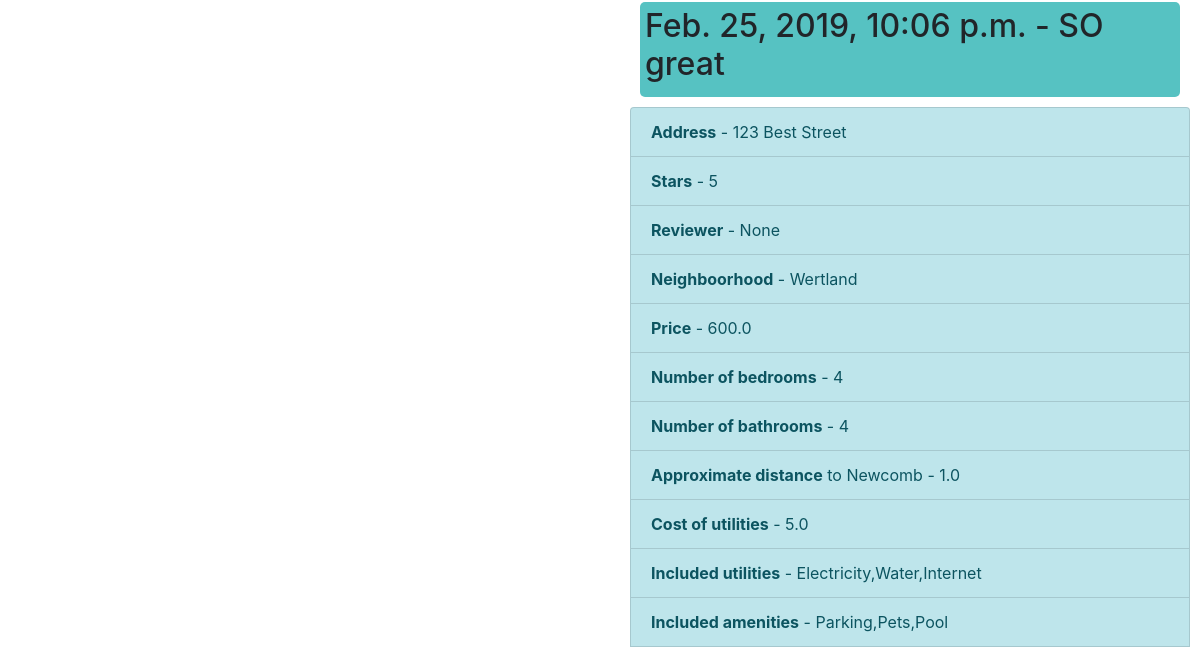
Before: /all_reviews/ (lower part) with the older database file.
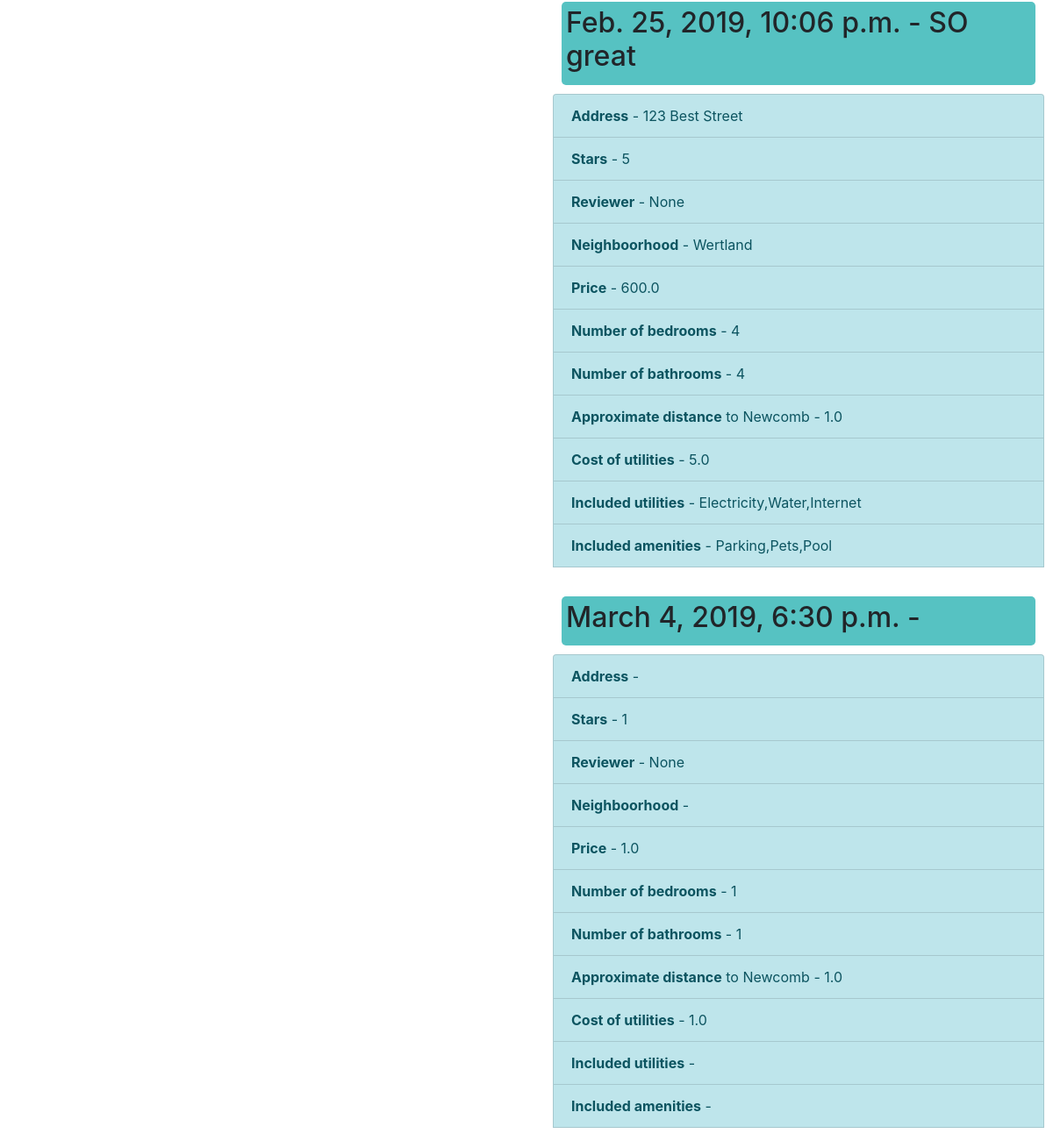
After: the same page with the newer database file.
### housing_review/models.py (models this page shows)
class Review(models.Model):
  text = models.CharField(max_length=10000)
  pub_date = models.DateTimeField('date published')
  address = models.CharField(max_length=100)
  stars = models.IntegerField(validators=[MinValueValidator(0),MaxValueValidator(5)])
  reviewer = models.ForeignKey('User', on_delete=models.PROTECT, null=True)
  neighborhood = models.CharField(max_length=10000, null=True)
  price = models.FloatField(null=True)
  bedrooms = models.IntegerField(validators=[MinValueValidator(1),MaxValueValidator(100)], null=True)
  bathrooms = models.IntegerField(validators=[MinValueValidator(1),MaxValueValidator(100)], null=True)
  distance_to_newcomb = models.FloatField(null=True) #we generate this
  utilities_cost = models.FloatField(null=True)
  utilities = models.CharField(max_length=10000, null=True)
  amenities = models.CharField(max_length=10000, null=True)

### housing_review/views.py (the view)
# urls.py: path('all_reviews/', views.allReviews.as_view(), name='all-review'),
class allReviews(ListView):
  model = Review
  template_name = 'housing_review/all_reviews.html'
  def get_queryset(self):
    return Review.objects.all()

### housing_review/templates/housing_review/all_reviews.html (shortened to what this page needs)
{% load static %}
<html>
  <head>
    <link
      rel="stylesheet"
      href="https://stackpath.bootstrapcdn.com/bootstrap/4.1.3/css/bootstrap.min.css"
    />
  </head>
<body>
<ul>
  <div class="column">
{% for review in object_list %}
    <div class="h2Wrapper"
      style="margin:10px;">
      <h2>{{ review.pub_date }} - {{ review.text }}</h2>
    </div>
    <ul class ="list-group">
    <li class="list-group-item list-group-item-info"><b>Address</b> - {{ review.address }}</li>
    <li class="list-group-item list-group-item-info"><b>Stars</b> - {{ review.stars }}</li>
    <li class="list-group-item list-group-item-info"><b>Reviewer</b> - {{ review.reviewer }}</li>
    <li class="list-group-item list-group-item-info"><b>Neighboorhood</b> - {{ review.neighborhood }}</li>
    <li class="list-group-item list-group-item-info"><b>Price</b> - {{ review.price }}</li>
    <li class="list-group-item list-group-item-info"><b>Number of bedrooms</b> - {{ review.bedrooms }}</li>
    <li class="list-group-item list-group-item-info"><b>Number of bathrooms</b> - {{ review.bathrooms }}</li>
    <li class="list-group-item list-group-item-info"><b>Approximate distance</b> to Newcomb - {{ review.distance_to_newcomb }}</li>
    <li class="list-group-item list-group-item-info"><b>Cost of utilities</b> - {{ review.utilities_cost }}</li>
    <li class="list-group-item list-group-item-info"><b>Included utilities</b> - {{ review.utilities }}</li>
    <li class="list-group-item list-group-item-info"><b>Included amenities</b> - {{ review.amenities }}</li>
    <br>
{% empty %}
    <li>No Reviews yet.</li>
{% endfor %}
</ul>
</div>
</body>
</html>

Changed rows visible on the page:
added Review: pub_date "March 4, 2019, 6:30 p.m.", stars "1", reviewer "None", price "1.0", bedrooms "1", bathrooms "1", distance_to_newcomb "1.0", utilities_cost "1.0"
